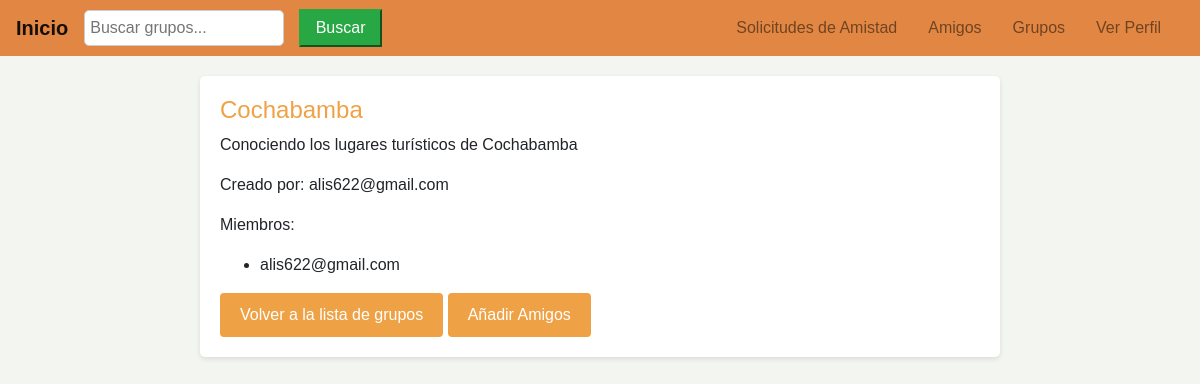
The app's page /inicio/grupos/3/ with its own data.
### inicio/models.py (models this page shows, shortened)
class Grupo(models.Model):
    nombre = models.CharField(max_length=255)
    descripcion = models.TextField()
    creador = models.ForeignKey(Usuario, on_delete=models.CASCADE)
    miembros = models.ManyToManyField(Usuario, related_name='grupos')
    fecha_creacion = models.DateTimeField(auto_now_add=True)

class Usuario(AbstractBaseUser, PermissionsMixin):
    email = models.EmailField(unique=True)  # Email único para el usuario
    nombres = models.CharField(max_length=100)  # Nombres del usuario
    nombre_usuario = models.CharField(max_length=100, unique=True)  # Nombre de usuario único
    is_staff = models.BooleanField(default=False)  # Permite acceso al admin
    is_active = models.BooleanField(default=True)  # Marca si el usuario está activo
    last_login = models.DateTimeField(null=True, blank=True)  # Fecha del último inicio de sesión
    groups = models.ManyToManyField(
        'auth.Group',
        related_name='%(class)s_set',  # `related_name` único para este modelo
        blank=True,
        help_text='The groups this user belongs to.',
        verbose_name='groups'
    )
    user_permissions = models.ManyToManyField(
        'auth.Permission',
        related_name='%(class)s_permissions',  # `related_name` único para este modelo
        blank=True,
        help_text='Specific permissions for this user.',
        verbose_name='user permissions'
    )
    objects = UsuarioManager()  # Asigna el manager personalizado
    USERNAME_FIELD = 'email'  # Campo utilizado para el inicio de sesión
    REQUIRED_FIELDS = ['nombres', 'nombre_usuario']  # Campos requeridos al crear un superusuario
    def __str__(self):
        return self.email  # Representación del objeto en forma de string

### inicio/views.py (the view)
# urls.py: path('grupos/<int:grupo_id>/', views.detalle_grupo, name='detalle_grupo'),
def detalle_grupo(request, grupo_id):
    grupo = get_object_or_404(Grupo, id=grupo_id)
    amigos = Usuario.objects.exclude(grupos=grupo).exclude(id=request.user.id)  # Amigos que no son miembros y que no son el usuario actual
    if request.method == 'POST':
        amigos_ids = request.POST.getlist('amigos')
        grupo.miembros.add(*amigos_ids)  # Añadir amigos al grupo
        return redirect('detalle_grupo', grupo_id=grupo.id)
    return render(request, 'grupos/detalle_grupo.html', {'grupo': grupo, 'amigos': amigos})

### inicio/templates/grupos/detalle_grupo.html (shortened to what this page needs)
{% extends 'base.html' %}
{% load static %}
{% block content %}
{% block extra_css %}
  <link rel="stylesheet" href="{% static 'css/grupos.css' %}">
<div class="group-container">
<div class="group-info">
<h1>{{ grupo.nombre }}</h1>
<p>{{ grupo.descripcion }}</p>
<p>Creado por: {{ grupo.creador }}</p>
<p>Miembros:</p>
<ul>
    {% for miembro in grupo.miembros.all %}
        <li>{{ miembro }}</li>
    {% empty %}
        <li>No hay miembros en este grupo.</li>
    {% endfor %}
</ul>
<a href="{% url 'grupos_usuario' %}" class="btn btn-secondary">Volver a la lista de grupos</a>
<button type="button" class="btn btn-primary" data-bs-toggle="modal" data-bs-target="#addFriendsModal">
    Añadir Amigos
</button>
</div>
</div>
{% endblock %}
{% endblock %}

### static/css/style.css (style rules this page uses)
body { background-color: #f1eeea; font-family: 'Arial', sans-serif; }

### static/css/grupos.css (style rules this page uses)
:root { --facebook-blue: #efa245; --facebook-gray: #f3f5f0; }
body { font-family: Arial, sans-serif; background-color: var(--facebook-gray); }
h1 { color: var(--facebook-blue); font-size: 24px; }
.btn { background-color: var(--facebook-blue); border: none; color: rgb(255, 255, 255); padding: 10px 20px; border-radius: 4px; visibility: visible; }
.group-container { max-width: 800px; margin: 0 auto; }
.group-info { padding: 20px; background-color: white; border-radius: 5px; box-shadow: 0 2px 5px rgba(0, 0, 0, 0.1); margin-top: 20px; }

### records on screen
Grupo: nombre "Cochabamba", descripcion "Conociendo los lugares turísticos de Cochabamba", creador "alis622@gmail.com"
Usuario: email "alis622@gmail.com"
